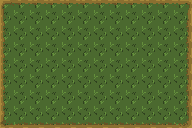

Rendered tile map (Tiled .tmx) drawn with the repository's tilesets; below, a short description and the map source with its tile grids summarised:
An orthogonal 12x8 tile map with 16x16 px tiles, 1 tile layer (Base) and 3 objects (2x spawn_1).

<map version="1.2" tiledversion="1.2.3" orientation="orthogonal" renderorder="right-down" width="12" height="8" tilewidth="16" tileheight="16" infinite="0" nextlayerid="5" nextobjectid="5">
 <tileset firstgid="1" name="forest_tiles" tilewidth="16" tileheight="16" tilecount="9" columns="3">
  <image source="../Sprites/forest_tiles.png" width="48" height="48" />
 </tileset>
 <layer id="1" name="Base" width="12" height="8">
  <data>[96 cells, 96 non-empty, 9 distinct tile ids]</data>
 </layer>
 <objectgroup id="3" name="NPC" />
 <objectgroup id="2" name="Portals">
  <object id="1" name="room1" type="spawn_1" x="0.53516" y="23.0119" width="6.95708" height="78.6685">
   <properties>
    <property name="to_room" value="room1" />
   </properties>
  </object>
  <object id="4" x="43.2882" y="99.3082" height="0.424394" />
 </objectgroup>
 <objectgroup id="4" name="Player_Spawns">
  <object id="2" name="spawn_1" x="21.4064" y="61.5434" />
 </objectgroup>
</map>
